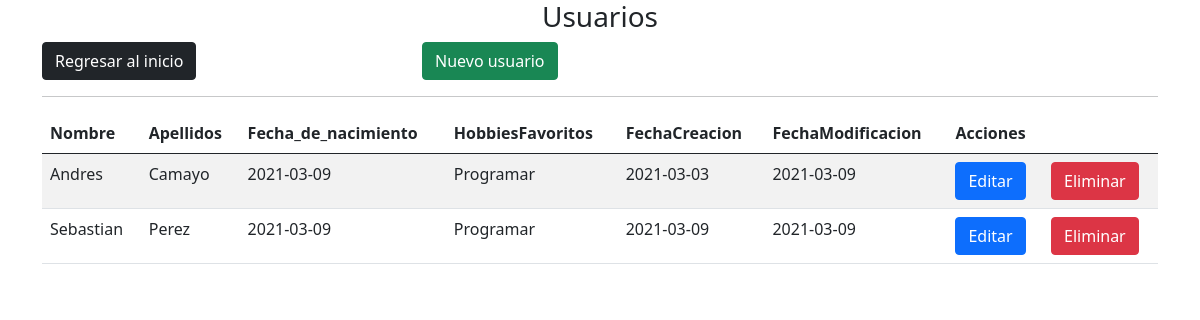
Page /Vista/Usuarios/listar.php on the committed database.
### tables this page shows
CREATE TABLE `personas` (
  `Id_personas` int(11) NOT NULL,
  `id_Genero` int(11) NOT NULL,
  `Nombre` varchar(50) NOT NULL,
  `Apellidos` varchar(50) NOT NULL,
  `Fecha_de_nacimiento` date NOT NULL,
  `HobbiesFavoritos` varchar(500) NOT NULL,
  `FechaCreacion` date NOT NULL,
  `FechaModificacion` date NOT NULL,
  `fecha_eliminacion` date DEFAULT NULL
);

### Vista/Usuarios/listar.php (the view, shortened to what this page needs)
<?php
$conexion = new conexion();
$conexion = $conexion->conexion();
$sentencia = $conexion->query("SELECT * FROM personas WHERE fecha_eliminacion is null");
$personas = $sentencia->fetchAll(PDO::FETCH_OBJ);
?>
<!doctype html>
<html lang="en">
<head>
	<link href="https://cdn.jsdelivr.net/npm/bootstrap@5.0.0-beta2/dist/css/bootstrap.min.css" rel="stylesheet">
</head>
<body>
	<div class="container">
		<center><h3>Usuarios</h3></center>
		<div class="row">
			<div class="col-md-4 form-group">
				<a href="../../index.php" class="btn btn-dark">Regresar al inicio</a>
			</div>
			<div class="col-md-4 form-group">
				<a href="nuevo.php" class="btn btn-success">Nuevo usuario</a>
			</div>
		</div>
		<hr>
		<table class="table table-striped">
			<thead>
				<tr>
					<th>Nombre</th>
					<th>Apellidos</th>
					<th>Fecha_de_nacimiento</th>
					<th>HobbiesFavoritos</th>
					<th>FechaCreacion</th>
					<th>FechaModificacion</th>
					<th colspan="2">Acciones</th>
				</tr>
			</thead>
			<tbody>
				<?php foreach ($personas as $dato) { ?>
					<tr>
						<td><?php echo $dato->Nombre ; ?></td>
						<td><?php echo $dato->Apellidos; ?></td>
						<td><?php echo $dato->Fecha_de_nacimiento; ?></td>
						<td><?php echo $dato->HobbiesFavoritos; ?></td>
						<td><?php echo $dato->FechaCreacion; ?></td>
						<td><?php echo $dato->FechaModificacion; ?></td>
						<td><a href="editar.php?id=<?php echo $dato->Id_personas; ?>" class="btn btn-primary">Editar</a></td>
						<td><a href="../../Controlador/UsuarioControlador.php?id=<?php echo $dato->Id_personas; ?>&accion=eliminar" class="btn btn-danger">Eliminar</a></td>
					</tr>
				<?php } ?>
			</tbody>
		</table>
	</div>
</body>
</html>

### rows in the picture
personas: Nombre "Andres", Apellidos "Camayo", Fecha_de_nacimiento "2021-03-09", HobbiesFavoritos "Programar", FechaCreacion "2021-03-03", FechaModificacion "2021-03-09"
personas: Nombre "Sebastian", Apellidos "Perez", Fecha_de_nacimiento "2021-03-09", HobbiesFavoritos "Programar", FechaCreacion "2021-03-09", FechaModificacion "2021-03-09"
